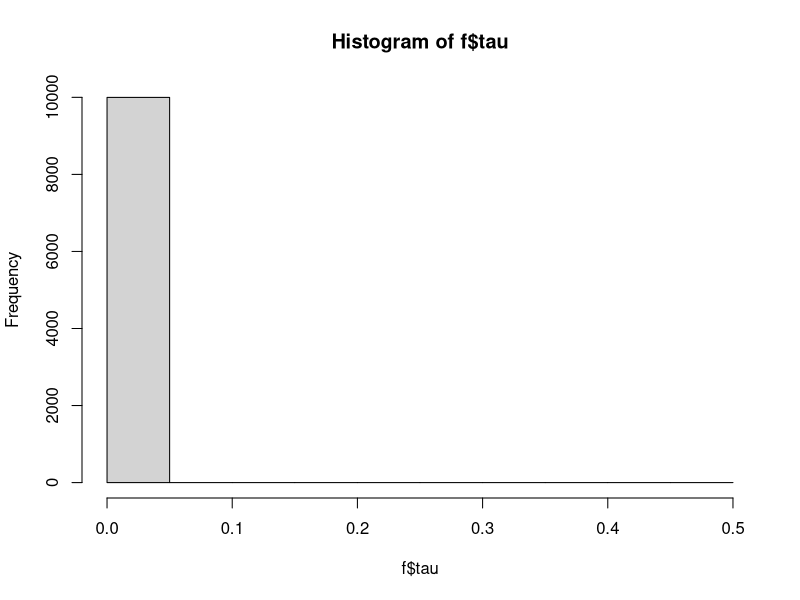
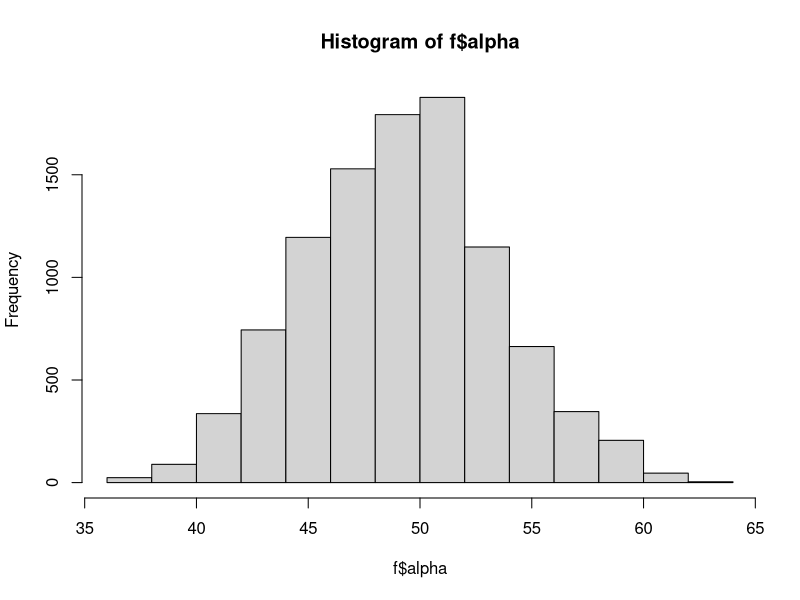
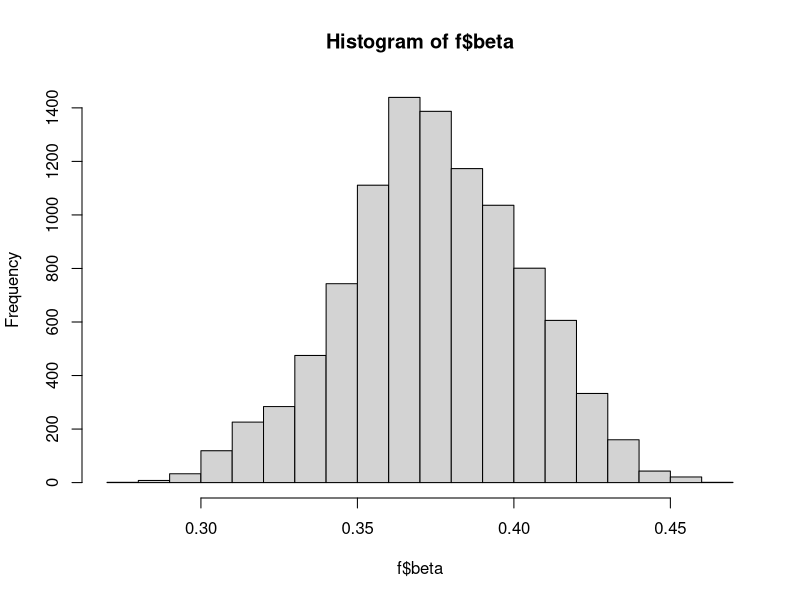

Reproduce these figures in R, in order.
## ---- chunk 1
knitr::opts_chunk$set(echo = TRUE)
## ---- chunk 2
library(tidyverse)
## ---- chunk 3
sample_tau <- function(ys, alpha, beta, alpha0, beta0) {
  rgamma(1,
    shape = alpha0 + nrow(ys) / 2,
    rate = beta0 + 0.5 * sum((ys$y - (alpha + as.matrix(ys$x) %*% beta))^2)
  )
}

sample_alpha <- function(ys, beta, tau, mu0, tau0) {
  prec <- tau0 + tau * nrow(ys)
  mean <- (tau0 + tau * sum(ys$y - as.matrix(ys$x) %*% beta)) / prec
  rnorm(1, mean = mean, sd = 1 / sqrt(prec))
}

sample_beta <- function(ys, alpha, tau, mu0, tau0) {
  prec <- tau0 + tau * sum(ys$x * ys$x)
  mean <- (tau0 + tau * sum((ys$y - alpha) * ys$x)) / prec
  rnorm(1, mean = mean, sd = 1 / sqrt(prec))
}

## ---- chunk 4

gibbs_sample <- function(ys,
                         tau0,
                         alpha0,
                         beta0,
                         m,
                         alpha_tau,
                         beta_tau,
                         mu_alpha,
                         tau_alpha,
                         mu_beta,
                         tau_beta) {
  tau <- numeric(m)
  alpha <- numeric(m)
  beta <- numeric(m)
  tau[1] <- tau0
  alpha[1] <- alpha0
  beta[1] <- beta0
  
  for (i in 2:m) {
    tau[i] <-
      sample_tau(ys, alpha[i - 1], beta[i - 1], alpha_tau, beta_tau)
    alpha[i] <-
      sample_alpha(ys, beta[i - 1], tau[i], mu_alpha, tau_alpha)
    beta[i] <- sample_beta(ys, alpha[i], tau[i], mu_beta, tau_beta)
  }
  
  tibble(iteration = seq_len(m),
         tau,
         alpha,
         beta)
}
## ---- chunk 5
heights <- rnorm(100, mean = 150, sd = 20)
alpha <- 60
beta <- 0.3
sigma <- 5
weights <- purrr::map_dbl(heights, ~ rnorm(1, mean = alpha + beta * ., sd = sigma))
## ---- chunk 6
ys <- tibble(y = weights, 
             x = heights)
## ---- chunk 7
f = gibbs_sample(
    ys,
    tau0 = 0.5,
    alpha0 = 60,
    beta0 = 0.3,
    m = 1e4,
    alpha_tau = 3,
    beta_tau = 2,
    mu_alpha = 0,
    tau_alpha = 0.01,
    mu_beta = 0,
    tau_beta = 0.01
  )

## ---- chunk 8
hist(f$tau)
## ---- chunk 9
hist(f$alpha)
## ---- chunk 10
hist(f$beta)
